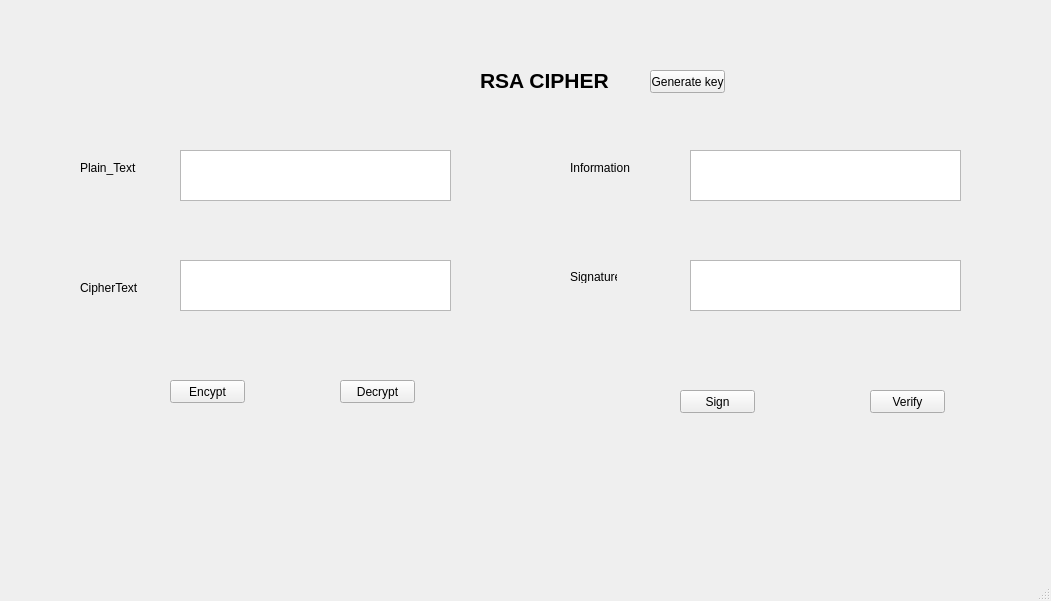
<?xml version="1.0" encoding="UTF-8"?>
<ui version="4.0">
 <class>MainWindow</class>
 <widget class="QMainWindow" name="MainWindow">
  <property name="geometry">
   <rect>
    <x>0</x>
    <y>0</y>
    <width>1051</width>
    <height>601</height>
   </rect>
  </property>
  <property name="windowTitle">
   <string>MainWindow</string>
  </property>
  <widget class="QWidget" name="centralwidget">
   <widget class="QLabel" name="label">
    <property name="geometry">
     <rect>
      <x>480</x>
      <y>60</y>
      <width>131</width>
      <height>41</height>
     </rect>
    </property>
    <property name="font">
     <font>
      <pointsize>16</pointsize>
      <weight>75</weight>
      <bold>true</bold>
     </font>
    </property>
    <property name="text">
     <string>RSA CIPHER</string>
    </property>
   </widget>
   <widget class="QLabel" name="label_2">
    <property name="geometry">
     <rect>
      <x>80</x>
      <y>160</y>
      <width>71</width>
      <height>16</height>
     </rect>
    </property>
    <property name="text">
     <string>Plain_Text</string>
    </property>
   </widget>
   <widget class="QLabel" name="label_3">
    <property name="geometry">
     <rect>
      <x>80</x>
      <y>280</y>
      <width>61</width>
      <height>16</height>
     </rect>
    </property>
    <property name="text">
     <string>CipherText</string>
    </property>
   </widget>
   <widget class="QLabel" name="label_4">
    <property name="geometry">
     <rect>
      <x>570</x>
      <y>160</y>
      <width>61</width>
      <height>16</height>
     </rect>
    </property>
    <property name="text">
     <string>Information</string>
    </property>
   </widget>
   <widget class="QLabel" name="label_5">
    <property name="geometry">
     <rect>
      <x>570</x>
      <y>270</y>
      <width>47</width>
      <height>13</height>
     </rect>
    </property>
    <property name="text">
     <string>Signature</string>
    </property>
   </widget>
   <widget class="QTextEdit" name="txt_plain_text">
    <property name="geometry">
     <rect>
      <x>180</x>
      <y>150</y>
      <width>271</width>
      <height>51</height>
     </rect>
    </property>
   </widget>
   <widget class="QTextEdit" name="txt_sign">
    <property name="geometry">
     <rect>
      <x>690</x>
      <y>260</y>
      <width>271</width>
      <height>51</height>
     </rect>
    </property>
   </widget>
   <widget class="QTextEdit" name="txt_info">
    <property name="geometry">
     <rect>
      <x>690</x>
      <y>150</y>
      <width>271</width>
      <height>51</height>
     </rect>
    </property>
   </widget>
   <widget class="QTextEdit" name="txt_cipher_text">
    <property name="geometry">
     <rect>
      <x>180</x>
      <y>260</y>
      <width>271</width>
      <height>51</height>
     </rect>
    </property>
   </widget>
   <widget class="QPushButton" name="btn_gen_keys">
    <property name="geometry">
     <rect>
      <x>650</x>
      <y>70</y>
      <width>75</width>
      <height>23</height>
     </rect>
    </property>
    <property name="text">
     <string>Generate key</string>
    </property>
   </widget>
   <widget class="QPushButton" name="btn_encrypt">
    <property name="geometry">
     <rect>
      <x>170</x>
      <y>380</y>
      <width>75</width>
      <height>23</height>
     </rect>
    </property>
    <property name="text">
     <string>Encypt</string>
    </property>
   </widget>
   <widget class="QPushButton" name="btn_decrypt">
    <property name="geometry">
     <rect>
      <x>340</x>
      <y>380</y>
      <width>75</width>
      <height>23</height>
     </rect>
    </property>
    <property name="text">
     <string>Decrypt</string>
    </property>
   </widget>
   <widget class="QPushButton" name="btn_verify">
    <property name="geometry">
     <rect>
      <x>870</x>
      <y>390</y>
      <width>75</width>
      <height>23</height>
     </rect>
    </property>
    <property name="text">
     <string>Verify</string>
    </property>
   </widget>
   <widget class="QPushButton" name="btn_sign">
    <property name="geometry">
     <rect>
      <x>680</x>
      <y>390</y>
      <width>75</width>
      <height>23</height>
     </rect>
    </property>
    <property name="text">
     <string>Sign</string>
    </property>
   </widget>
  </widget>
  <widget class="QMenuBar" name="menubar">
   <property name="geometry">
    <rect>
     <x>0</x>
     <y>0</y>
     <width>1051</width>
     <height>21</height>
    </rect>
   </property>
  </widget>
  <widget class="QStatusBar" name="statusbar"/>
 </widget>
 <resources/>
 <connections/>
</ui>
